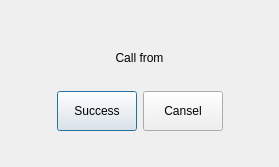
<?xml version="1.0" encoding="UTF-8"?>
<ui version="4.0">
 <class>DialogCall</class>
 <widget class="QDialog" name="DialogCall">
  <property name="geometry">
   <rect>
    <x>0</x>
    <y>0</y>
    <width>279</width>
    <height>167</height>
   </rect>
  </property>
  <property name="windowTitle">
   <string>Dialog</string>
  </property>
  <layout class="QVBoxLayout" name="verticalLayout">
   <item>
    <spacer name="verticalSpacer_2">
     <property name="orientation">
      <enum>Qt::Vertical</enum>
     </property>
     <property name="sizeHint" stdset="0">
      <size>
       <width>20</width>
       <height>40</height>
      </size>
     </property>
    </spacer>
   </item>
   <item>
    <widget class="QLabel" name="label_2">
     <property name="styleSheet">
      <string notr="true">font: 18pt &quot;MS Shell Dlg 2&quot;;</string>
     </property>
     <property name="text">
      <string>Call from</string>
     </property>
     <property name="alignment">
      <set>Qt::AlignCenter</set>
     </property>
    </widget>
   </item>
   <item>
    <widget class="QLabel" name="label_from_name">
     <property name="styleSheet">
      <string notr="true">font: 18pt &quot;MS Shell Dlg 2&quot;;</string>
     </property>
     <property name="text">
      <string/>
     </property>
     <property name="alignment">
      <set>Qt::AlignCenter</set>
     </property>
    </widget>
   </item>
   <item>
    <layout class="QHBoxLayout" name="horizontalLayout">
     <item>
      <spacer name="horizontalSpacer">
       <property name="orientation">
        <enum>Qt::Horizontal</enum>
       </property>
       <property name="sizeHint" stdset="0">
        <size>
         <width>40</width>
         <height>20</height>
        </size>
       </property>
      </spacer>
     </item>
     <item>
      <widget class="QPushButton" name="btn_success">
       <property name="minimumSize">
        <size>
         <width>0</width>
         <height>40</height>
        </size>
       </property>
       <property name="text">
        <string>Success</string>
       </property>
      </widget>
     </item>
     <item>
      <widget class="QPushButton" name="btn_cansel">
       <property name="minimumSize">
        <size>
         <width>0</width>
         <height>40</height>
        </size>
       </property>
       <property name="text">
        <string>Cansel</string>
       </property>
      </widget>
     </item>
     <item>
      <spacer name="horizontalSpacer_2">
       <property name="orientation">
        <enum>Qt::Horizontal</enum>
       </property>
       <property name="sizeHint" stdset="0">
        <size>
         <width>40</width>
         <height>20</height>
        </size>
       </property>
      </spacer>
     </item>
    </layout>
   </item>
   <item>
    <spacer name="verticalSpacer">
     <property name="orientation">
      <enum>Qt::Vertical</enum>
     </property>
     <property name="sizeHint" stdset="0">
      <size>
       <width>20</width>
       <height>11</height>
      </size>
     </property>
    </spacer>
   </item>
  </layout>
 </widget>
 <resources/>
 <connections/>
</ui>
